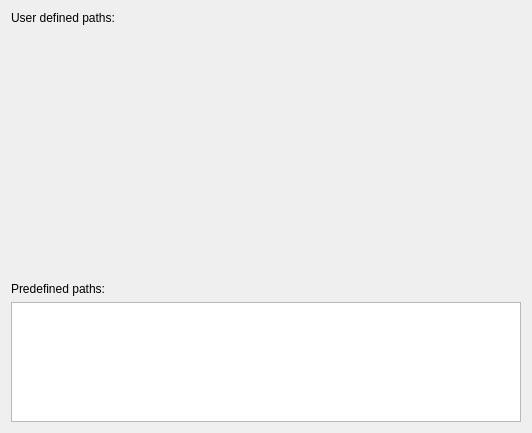
<?xml version="1.0" encoding="UTF-8"?>
<ui version="4.0">
 <class>WaresSearchPathsWidget</class>
 <widget class="QWidget" name="WaresSearchPathsWidget">
  <property name="geometry">
   <rect>
    <x>0</x>
    <y>0</y>
    <width>532</width>
    <height>433</height>
   </rect>
  </property>
  <property name="windowTitle">
   <string notr="true"/>
  </property>
  <layout class="QVBoxLayout" name="verticalLayout" stretch="0,1,0,0,1">
   <item>
    <widget class="QLabel" name="label">
     <property name="sizePolicy">
      <sizepolicy hsizetype="Preferred" vsizetype="Fixed">
       <horstretch>0</horstretch>
       <verstretch>0</verstretch>
      </sizepolicy>
     </property>
     <property name="text">
      <string>User defined paths:</string>
     </property>
    </widget>
   </item>
   <item>
    <widget class="PathsManagementWidget" name="UserPathsWidget" native="true"/>
   </item>
   <item>
    <spacer name="verticalSpacer">
     <property name="orientation">
      <enum>Qt::Vertical</enum>
     </property>
     <property name="sizeType">
      <enum>QSizePolicy::Fixed</enum>
     </property>
     <property name="sizeHint" stdset="0">
      <size>
       <width>20</width>
       <height>3</height>
      </size>
     </property>
    </spacer>
   </item>
   <item>
    <widget class="QLabel" name="label_2">
     <property name="text">
      <string>Predefined paths:</string>
     </property>
    </widget>
   </item>
   <item>
    <widget class="QListWidget" name="PredefListWidget">
     <property name="sizePolicy">
      <sizepolicy hsizetype="Expanding" vsizetype="Maximum">
       <horstretch>0</horstretch>
       <verstretch>0</verstretch>
      </sizepolicy>
     </property>
     <property name="maximumSize">
      <size>
       <width>16777215</width>
       <height>120</height>
      </size>
     </property>
    </widget>
   </item>
  </layout>
 </widget>
 <customwidgets>
  <customwidget>
   <class>PathsManagementWidget</class>
   <extends>QWidget</extends>
   <header>PathsManagementWidget.hpp</header>
   <container>1</container>
  </customwidget>
 </customwidgets>
 <resources/>
 <connections/>
</ui>
